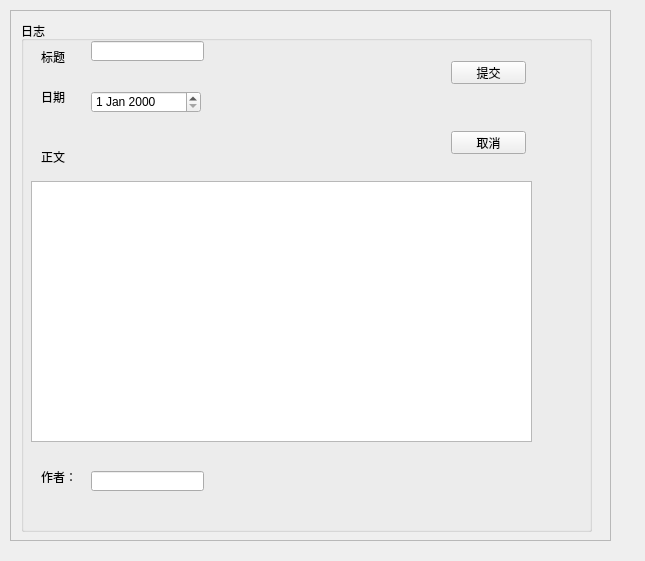
<?xml version="1.0" encoding="UTF-8"?>
<ui version="4.0">
 <class>DiaryEditor</class>
 <widget class="QWidget" name="DiaryEditor">
  <property name="geometry">
   <rect>
    <x>0</x>
    <y>0</y>
    <width>645</width>
    <height>561</height>
   </rect>
  </property>
  <property name="windowTitle">
   <string>Form</string>
  </property>
  <widget class="QScrollArea" name="scrollArea">
   <property name="geometry">
    <rect>
     <x>10</x>
     <y>10</y>
     <width>601</width>
     <height>531</height>
    </rect>
   </property>
   <property name="widgetResizable">
    <bool>true</bool>
   </property>
   <widget class="QWidget" name="scrollAreaWidgetContents">
    <property name="geometry">
     <rect>
      <x>0</x>
      <y>0</y>
      <width>599</width>
      <height>529</height>
     </rect>
    </property>
    <widget class="QGroupBox" name="groupBox">
     <property name="geometry">
      <rect>
       <x>10</x>
       <y>10</y>
       <width>571</width>
       <height>511</height>
      </rect>
     </property>
     <property name="title">
      <string>日志</string>
     </property>
     <widget class="QDateEdit" name="dateEdit">
      <property name="geometry">
       <rect>
        <x>70</x>
        <y>70</y>
        <width>110</width>
        <height>22</height>
       </rect>
      </property>
     </widget>
     <widget class="QLabel" name="label">
      <property name="geometry">
       <rect>
        <x>20</x>
        <y>30</y>
        <width>54</width>
        <height>12</height>
       </rect>
      </property>
      <property name="text">
       <string>标题</string>
      </property>
     </widget>
     <widget class="QLineEdit" name="titleEdit">
      <property name="geometry">
       <rect>
        <x>70</x>
        <y>20</y>
        <width>113</width>
        <height>20</height>
       </rect>
      </property>
     </widget>
     <widget class="QLabel" name="label_2">
      <property name="geometry">
       <rect>
        <x>20</x>
        <y>70</y>
        <width>54</width>
        <height>12</height>
       </rect>
      </property>
      <property name="text">
       <string>日期</string>
      </property>
     </widget>
     <widget class="QLabel" name="label_3">
      <property name="geometry">
       <rect>
        <x>20</x>
        <y>130</y>
        <width>54</width>
        <height>12</height>
       </rect>
      </property>
      <property name="text">
       <string>正文</string>
      </property>
     </widget>
     <widget class="QPlainTextEdit" name="contentEdit">
      <property name="geometry">
       <rect>
        <x>10</x>
        <y>160</y>
        <width>501</width>
        <height>261</height>
       </rect>
      </property>
     </widget>
     <widget class="QPushButton" name="handinBtn">
      <property name="geometry">
       <rect>
        <x>430</x>
        <y>40</y>
        <width>75</width>
        <height>23</height>
       </rect>
      </property>
      <property name="text">
       <string>提交</string>
      </property>
     </widget>
     <widget class="QPushButton" name="cancleBtn">
      <property name="geometry">
       <rect>
        <x>430</x>
        <y>110</y>
        <width>75</width>
        <height>23</height>
       </rect>
      </property>
      <property name="text">
       <string>取消</string>
      </property>
     </widget>
     <widget class="QLabel" name="label_4">
      <property name="geometry">
       <rect>
        <x>20</x>
        <y>450</y>
        <width>54</width>
        <height>12</height>
       </rect>
      </property>
      <property name="text">
       <string>作者：</string>
      </property>
     </widget>
     <widget class="QLineEdit" name="nameEdit">
      <property name="geometry">
       <rect>
        <x>70</x>
        <y>450</y>
        <width>113</width>
        <height>20</height>
       </rect>
      </property>
     </widget>
    </widget>
   </widget>
  </widget>
 </widget>
 <resources/>
 <connections/>
</ui>
